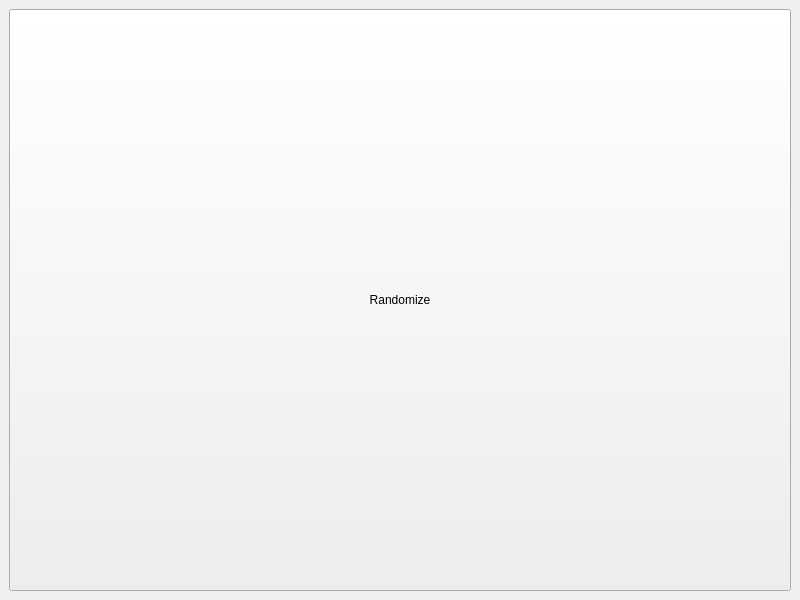
<?xml version="1.0" encoding="UTF-8"?>
<ui version="4.0">
 <class>MainWindow</class>
 <widget class="QMainWindow" name="MainWindow">
  <property name="geometry">
   <rect>
    <x>0</x>
    <y>0</y>
    <width>800</width>
    <height>600</height>
   </rect>
  </property>
  <property name="windowTitle">
   <string>The Legend of Zelda: Skyward Sword HD Randomizer</string>
  </property>
  <widget class="QWidget" name="centralwidget">
   <layout class="QVBoxLayout" name="verticalLayout_2">
    <item>
     <layout class="QVBoxLayout" name="verticalLayout">
      <item>
       <widget class="QPushButton" name="randomize_button">
        <property name="sizePolicy">
         <sizepolicy hsizetype="Minimum" vsizetype="Minimum">
          <horstretch>0</horstretch>
          <verstretch>0</verstretch>
         </sizepolicy>
        </property>
        <property name="text">
         <string>Randomize</string>
        </property>
       </widget>
      </item>
     </layout>
    </item>
   </layout>
  </widget>
 </widget>
 <resources/>
 <connections/>
</ui>
